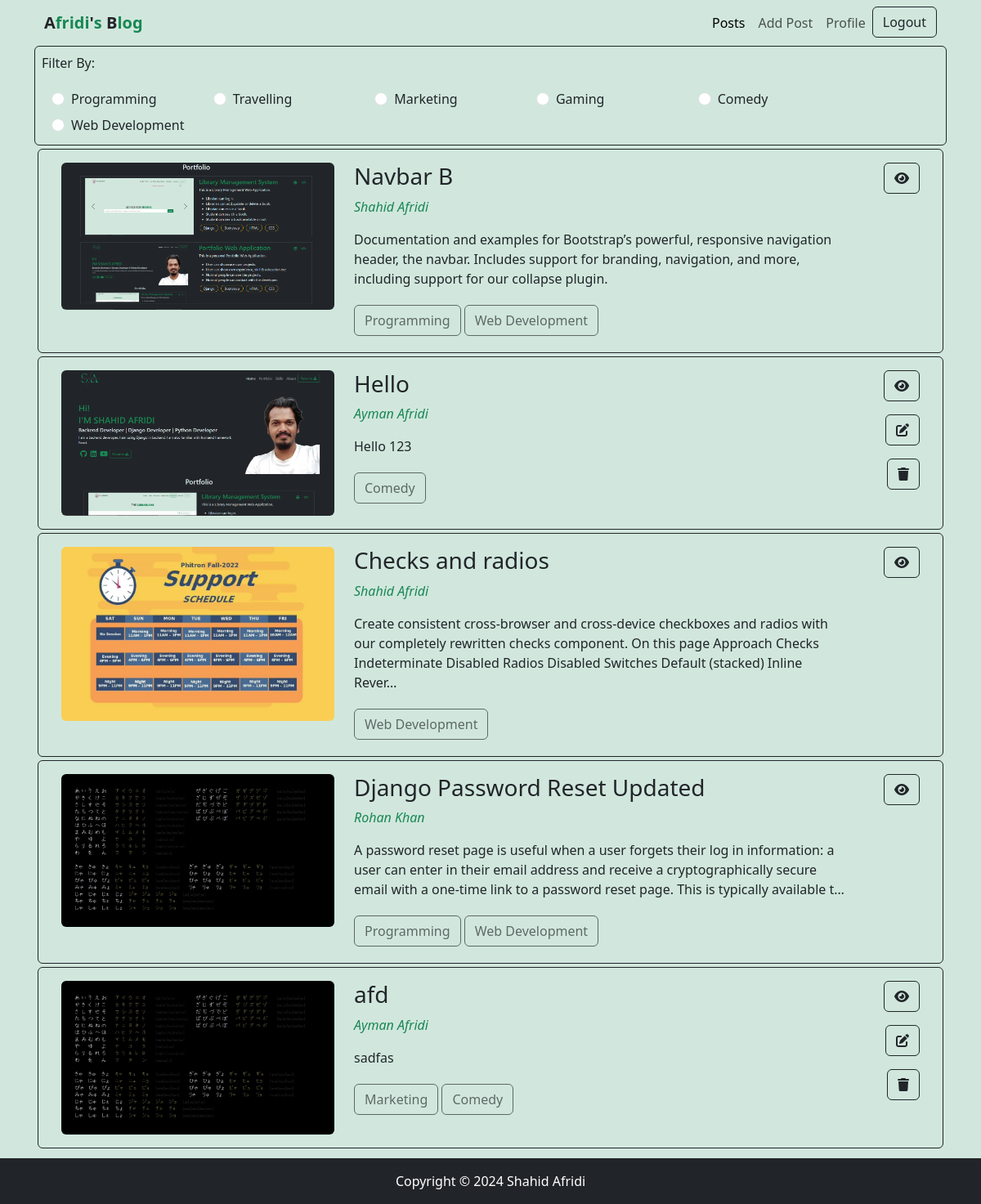
Screenshot of / (signed in) with the database file from the repository.
### categories/models.py (models this page shows, shortened)
class Category(models.Model):
    name = models.CharField(max_length=100)
    slug = models.SlugField(max_length=100, unique=True, null=True, blank=True)

### posts/models.py (models this page shows)
class Post(models.Model):
    title = models.CharField(max_length=255)
    content = models.TextField()
    category = models.ManyToManyField(Category)
    author = models.ForeignKey(User, on_delete=models.CASCADE)
    image = models.ImageField(upload_to='posts/uploads/', blank=True, null=True)

### posts/views.py (the view)
# urls.py: path('', include('posts.urls')),
def posts(request, category_slug = None):
    posts = Post.objects.all()
    if category_slug is not None:
        category = Category.objects.get(slug = category_slug)
        posts = Post.objects.filter(category=category)
    categories = Category.objects.all()
    context = {
        'posts' : posts,
        'categories':categories
    }
    return render(request, 'posts/posts.html', context)

### posts/templates/posts/posts.html
{% extends "base.html" %}
{% block content %}
<div class="container border border-dark rounded p-2">
    <p>Filter By:</p>
    <div class="d-flex row px-3">
        {% for category in categories %}
            <div class="form-check mx-2 col-md-2 m-1">
                <input class="form-check-input" type="radio" name="category" id="{{category.id}}">
                <label class="form-check-label" for="{{category.id}}">
                    <a class="text-decoration-none text-dark" href="{% url "category_wise_posts" category.slug %}">{{category.name}}</a>
                </label>
            </div>
        {% endfor %}
    </div>
</div>
{% for post in posts %}
    <div>
        <div class="p-3 border border-dark rounded m-1 row d-flex ">
            <div class="col-md-4">
                {% if post.image %}
                <a href="{% url "post_details" post.id %}">
                    <img class="w-100 rounded" src="{{post.image.url}}" alt="">
                </a>
                {% endif %}
            </div>
            <div class="col-md-7 ">
                <a class="text-decoration-none text-dark " href="{% url "post_details" post.id %}">
                    <h3 class="">{{post.title}}</h3>
                </a>
                <p class=''><a class="text-decoration-none text-success fst-italic" href="{% url "profile" %}">{{post.author.first_name}} {{post.author.last_name}}</a></p>
                <P>{{post.content | truncatechars:240}}</P>
                <div>
                    {% for c in post.category.all %}
                        <button class="btn btn-outline-dark my-1" disabled>{{c.name}}</button>
                    {% endfor %}
                </div>
            </div>
            <div class="col-md-1 text-end">
                    <p><a class="btn btn-outline-dark" href="{% url "post_details" post.id %}"><i class="fa fa-eye"></i></a></p>
                    {% if request.user == post.author %}
                    <p><a class="btn btn-outline-dark" href="{% url "update_post" post.id %}"><i class="fa fa-edit"></i></a></p>
                    <p><a class="btn btn-outline-dark" href="{% url "delete_post" post.id %}"><i class="fa fa-trash"></i></a></p>
                    {% endif %}
            </div>
        </div>
    </div>
{% endfor %}
{% endblock content %}

### templates/base.html (style rules this page uses)
html, body { height: 100%; margin: 0; }
body { display: flex; flex-direction: column; }

### rows the page displays
Category: name "Programming"
Category: name "Travelling"
Category: name "Marketing"
Category: name "Gaming"
Category: name "Comedy"
Category: name "Web Development"
Post: image (picture), title "Navbar B", author.first_name "Shahid", author.last_name "Afridi", content "Documentation and examples for Bootstrap’s powerful, responsive navigation header, the navbar. Includes support for branding, navigation, and more, including support for our collapse plugin."
Post: image (picture), title "Hello", author.first_name "Ayman", author.last_name "Afridi", content "Hello 123"
Post: image (picture), title "Checks and radios", author.first_name "Shahid", author.last_name "Afridi", content "Create consistent cross-browser and cross-device checkboxes and radios with our completely rewritten checks component. On this page Approach Checks Indeterminate Disabled Radios Disabled Switches Default (stacked) Inline Rever…"
Post: image (picture), title "Django Password Reset Updated", author.first_name "Rohan", author.last_name "Khan", content "A password reset page is useful when a user forgets their log in information: a user can enter in their email address and receive a cryptographically secure email with a one-time link to a password reset page. This is typically available t…"
Post: image (picture), title "afd", author.first_name "Ayman", author.last_name "Afridi", content "sadfas"
